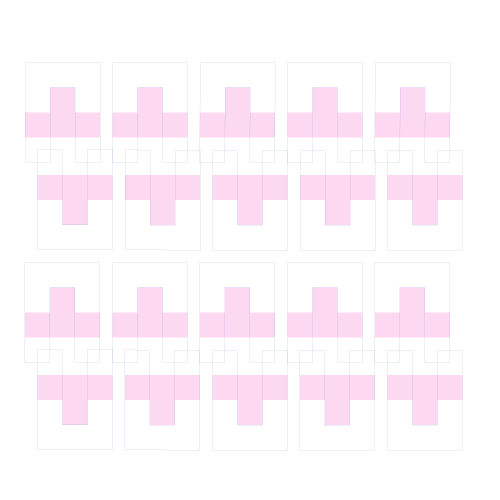
Frame 1 (no input)
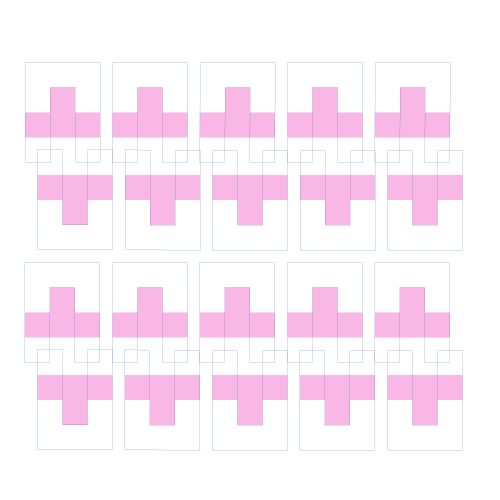
Frame 2 (the mouse pressed at the canvas centre, redrawn once)

The Processing sketch that drew these frames (run headless with seeded random() and noise(); the mouse was pressed at the canvas centre and the sketch redrawn once):

// Processing sketch: processing_83659
// ── processing_83659.pde

void setup()
{
size(500,500);
background(255);
}

void draw()
{
  translate(0,50);
  //forme de base
  //rose
scale(0.25);
noStroke();
fill(#ED05A8,40);
beginShape();
vertex(100,250);
vertex(200,250);
vertex(200,150);
vertex(300,150);
vertex(300,250);
vertex(300,250);
vertex(400,250);
vertex(400,350);
vertex(100,350);
endShape();

//contour arche
stroke(#0244B4,80);
noFill();
beginShape();
vertex(100,50);
vertex(400,50);
vertex(400,450);
vertex(300,450);
vertex(300,150);
vertex(200,150);
vertex(200,450);
vertex(100,450);
vertex(100,50);
endShape();

//forme renversée
  //rose
translate(550,850);
rotate(PI);
noStroke();
fill(#ED05A8,40);
beginShape();
vertex(100,250);
vertex(200,250);
vertex(200,150);
vertex(300,150);
vertex(300,250);
vertex(300,250);
vertex(400,250);
vertex(400,350);
vertex(100,350);
endShape();

//contour arche
stroke(#0244B4,80);
noFill();
beginShape();
vertex(100,50);
vertex(400,50);
vertex(400,450);
vertex(300,450);
vertex(300,150);
vertex(200,150);
vertex(200,450);
vertex(100,450);
vertex(100,50);
endShape();
noLoop();


// D2BUT TRAME
//forme de base
  //rose
translate(-350,0);
noStroke();
fill(#ED05A8,40);
beginShape();
vertex(100,250);
vertex(200,250);
vertex(200,150);
vertex(300,150);
vertex(300,250);
vertex(300,250);
vertex(400,250);
vertex(400,350);
vertex(100,350);
endShape();

//contour arche
stroke(#0244B4,80);
noFill();
beginShape();
vertex(100,50);
vertex(400,50);
vertex(400,450);
vertex(300,450);
vertex(300,150);
vertex(200,150);
vertex(200,450);
vertex(100,450);
vertex(100,50);
endShape();

  //forme de base
  //rose
translate(-350,0);
noStroke();
fill(#ED05A8,40);
beginShape();
vertex(100,250);
vertex(200,250);
vertex(200,150);
vertex(300,150);
vertex(300,250);
vertex(300,250);
vertex(400,250);
vertex(400,350);
vertex(100,350);
endShape();

//contour arche
stroke(#0244B4,80);
noFill();
beginShape();
vertex(100,50);
vertex(400,50);
vertex(400,450);
vertex(300,450);
vertex(300,150);
vertex(200,150);
vertex(200,450);
vertex(100,450);
vertex(100,50);
endShape();

//forme de base
  //rose
translate(-350,0);
noStroke();
fill(#ED05A8,40);
beginShape();
vertex(100,250);
vertex(200,250);
vertex(200,150);
vertex(300,150);
vertex(300,250);
vertex(300,250);
vertex(400,250);
vertex(400,350);
vertex(100,350);
endShape();

//contour arche
stroke(#0244B4,80);
noFill();
beginShape();
vertex(100,50);
vertex(400,50);
vertex(400,450);
vertex(300,450);
vertex(300,150);
vertex(200,150);
vertex(200,450);
vertex(100,450);
vertex(100,50);
endShape();

//forme de base
  //rose
translate(-350,0);
noStroke();
fill(#ED05A8,40);
beginShape();
vertex(100,250);
vertex(200,250);
vertex(200,150);
vertex(300,150);
vertex(300,250);
vertex(300,250);
vertex(400,250);
vertex(400,350);
vertex(100,350);
endShape();

//contour arche
stroke(#0244B4,80);
noFill();
beginShape();
vertex(100,50);
vertex(400,50);
vertex(400,450);
vertex(300,450);
vertex(300,150);
vertex(200,150);
vertex(200,450);
vertex(100,450);
vertex(100,50);
endShape();

//deuxième ligne
//forme de base
  //rose
translate(0,-800);
noStroke();
fill(#ED05A8,40);
beginShape();
vertex(100,250);
vertex(200,250);
vertex(200,150);
vertex(300,150);
vertex(300,250);
vertex(300,250);
vertex(400,250);
vertex(400,350);
vertex(100,350);
endShape();

//contour arche
stroke(#0244B4,80);
noFill();
beginShape();
vertex(100,50);
vertex(400,50);
vertex(400,450);
vertex(300,450);
vertex(300,150);
vertex(200,150);
vertex(200,450);
vertex(100,450);
vertex(100,50);
endShape();

//forme de base
  //rose
translate(350,0);
noStroke();
fill(#ED05A8,40);
beginShape();
vertex(100,250);
vertex(200,250);
vertex(200,150);
vertex(300,150);
vertex(300,250);
vertex(300,250);
vertex(400,250);
vertex(400,350);
vertex(100,350);
endShape();

//contour arche
stroke(#0244B4,80);
noFill();
beginShape();
vertex(100,50);
vertex(400,50);
vertex(400,450);
vertex(300,450);
vertex(300,150);
vertex(200,150);
vertex(200,450);
vertex(100,450);
vertex(100,50);
endShape();

//forme de base
  //rose
translate(350,0);
noStroke();
fill(#ED05A8,40);
beginShape();
vertex(100,250);
vertex(200,250);
vertex(200,150);
vertex(300,150);
vertex(300,250);
vertex(300,250);
vertex(400,250);
vertex(400,350);
vertex(100,350);
endShape();

//contour arche
stroke(#0244B4,80);
noFill();
beginShape();
vertex(100,50);
vertex(400,50);
vertex(400,450);
vertex(300,450);
vertex(300,150);
vertex(200,150);
vertex(200,450);
vertex(100,450);
vertex(100,50);
endShape();

//forme de base
  //rose
translate(350,0);
noStroke();
fill(#ED05A8,40);
beginShape();
vertex(100,250);
vertex(200,250);
vertex(200,150);
vertex(300,150);
vertex(300,250);
vertex(300,250);
vertex(400,250);
vertex(400,350);
vertex(100,350);
endShape();

//contour arche
stroke(#0244B4,80);
noFill();
beginShape();
vertex(100,50);
vertex(400,50);
vertex(400,450);
vertex(300,450);
vertex(300,150);
vertex(200,150);
vertex(200,450);
vertex(100,450);
vertex(100,50);
endShape();

//forme de base
  //rose
translate(350,0);
noStroke();
fill(#ED05A8,40);
beginShape();
vertex(100,250);
vertex(200,250);
vertex(200,150);
vertex(300,150);
vertex(300,250);
vertex(300,250);
vertex(400,250);
vertex(400,350);
vertex(100,350);
endShape();

//contour arche
stroke(#0244B4,80);
noFill();
beginShape();
vertex(100,50);
vertex(400,50);
vertex(400,450);
vertex(300,450);
vertex(300,150);
vertex(200,150);
vertex(200,450);
vertex(100,450);
vertex(100,50);
endShape();


// trame deuxième partie forme renversée
//forme renversée
  //rose
translate(200,1650);
rotate(PI);
noStroke();
fill(#ED05A8,40);
beginShape();
vertex(100,250);
vertex(200,250);
vertex(200,150);
vertex(300,150);
vertex(300,250);
vertex(300,250);
vertex(400,250);
vertex(400,350);
vertex(100,350);
endShape();

//contour arche
stroke(#0244B4,80);
noFill();
beginShape();
vertex(100,50);
vertex(400,50);
vertex(400,450);
vertex(300,450);
vertex(300,150);
vertex(200,150);
vertex(200,450);
vertex(100,450);
vertex(100,50);
endShape();
noLoop();


//forme de base
  //rose
translate(350,0);
noStroke();
fill(#ED05A8,40);
beginShape();
vertex(100,250);
vertex(200,250);
vertex(200,150);
vertex(300,150);
vertex(300,250);
vertex(300,250);
vertex(400,250);
vertex(400,350);
vertex(100,350);
endShape();

//contour arche
stroke(#0244B4,80);
noFill();
beginShape();
vertex(100,50);
vertex(400,50);
vertex(400,450);
vertex(300,450);
vertex(300,150);
vertex(200,150);
vertex(200,450);
vertex(100,450);
vertex(100,50);
endShape();

//forme de base
  //rose
translate(350,0);
noStroke();
fill(#ED05A8,40);
beginShape();
vertex(100,250);
vertex(200,250);
vertex(200,150);
vertex(300,150);
vertex(300,250);
vertex(300,250);
vertex(400,250);
vertex(400,350);
vertex(100,350);
endShape();

//contour arche
stroke(#0244B4,80);
noFill();
beginShape();
vertex(100,50);
vertex(400,50);
vertex(400,450);
vertex(300,450);
vertex(300,150);
vertex(200,150);
vertex(200,450);
vertex(100,450);
vertex(100,50);
endShape();

//forme de base
  //rose
translate(350,0);
noStroke();
fill(#ED05A8,40);
beginShape();
vertex(100,250);
vertex(200,250);
vertex(200,150);
vertex(300,150);
vertex(300,250);
vertex(300,250);
vertex(400,250);
vertex(400,350);
vertex(100,350);
endShape();

//contour arche
stroke(#0244B4,80);
noFill();
beginShape();
vertex(100,50);
vertex(400,50);
vertex(400,450);
vertex(300,450);
vertex(300,150);
vertex(200,150);
vertex(200,450);
vertex(100,450);
vertex(100,50);
endShape();

//2eme ligne
//forme de base
  //rose
translate(0,800);
noStroke();
fill(#ED05A8,40);
beginShape();
vertex(100,250);
vertex(200,250);
vertex(200,150);
vertex(300,150);
vertex(300,250);
vertex(300,250);
vertex(400,250);
vertex(400,350);
vertex(100,350);
endShape();

//contour arche
stroke(#0244B4,80);
noFill();
beginShape();
vertex(100,50);
vertex(400,50);
vertex(400,450);
vertex(300,450);
vertex(300,150);
vertex(200,150);
vertex(200,450);
vertex(100,450);
vertex(100,50);
endShape();

//forme de base
  //rose
translate(-350,0);
noStroke();
fill(#ED05A8,40);
beginShape();
vertex(100,250);
vertex(200,250);
vertex(200,150);
vertex(300,150);
vertex(300,250);
vertex(300,250);
vertex(400,250);
vertex(400,350);
vertex(100,350);
endShape();

//contour arche
stroke(#0244B4,80);
noFill();
beginShape();
vertex(100,50);
vertex(400,50);
vertex(400,450);
vertex(300,450);
vertex(300,150);
vertex(200,150);
vertex(200,450);
vertex(100,450);
vertex(100,50);
endShape();

//forme de base
  //rose
translate(-350,0);
noStroke();
fill(#ED05A8,40);
beginShape();
vertex(100,250);
vertex(200,250);
vertex(200,150);
vertex(300,150);
vertex(300,250);
vertex(300,250);
vertex(400,250);
vertex(400,350);
vertex(100,350);
endShape();

//contour arche
stroke(#0244B4,80);
noFill();
beginShape();
vertex(100,50);
vertex(400,50);
vertex(400,450);
vertex(300,450);
vertex(300,150);
vertex(200,150);
vertex(200,450);
vertex(100,450);
vertex(100,50);
endShape();

//forme de base
  //rose
translate(-350,0);
noStroke();
fill(#ED05A8,40);
beginShape();
vertex(100,250);
vertex(200,250);
vertex(200,150);
vertex(300,150);
vertex(300,250);
vertex(300,250);
vertex(400,250);
vertex(400,350);
vertex(100,350);
endShape();

//contour arche
stroke(#0244B4,80);
noFill();
beginShape();
vertex(100,50);
vertex(400,50);
vertex(400,450);
vertex(300,450);
vertex(300,150);
vertex(200,150);
vertex(200,450);
vertex(100,450);
vertex(100,50);
endShape();

//forme de base
  //rose
translate(-350,0);
noStroke();
fill(#ED05A8,40);
beginShape();
vertex(100,250);
vertex(200,250);
vertex(200,150);
vertex(300,150);
vertex(300,250);
vertex(300,250);
vertex(400,250);
vertex(400,350);
vertex(100,350);
endShape();

//contour arche
stroke(#0244B4,80);
noFill();
beginShape();
vertex(100,50);
vertex(400,50);
vertex(400,450);
vertex(300,450);
vertex(300,150);
vertex(200,150);
vertex(200,450);
vertex(100,450);
vertex(100,50);
endShape();

}
